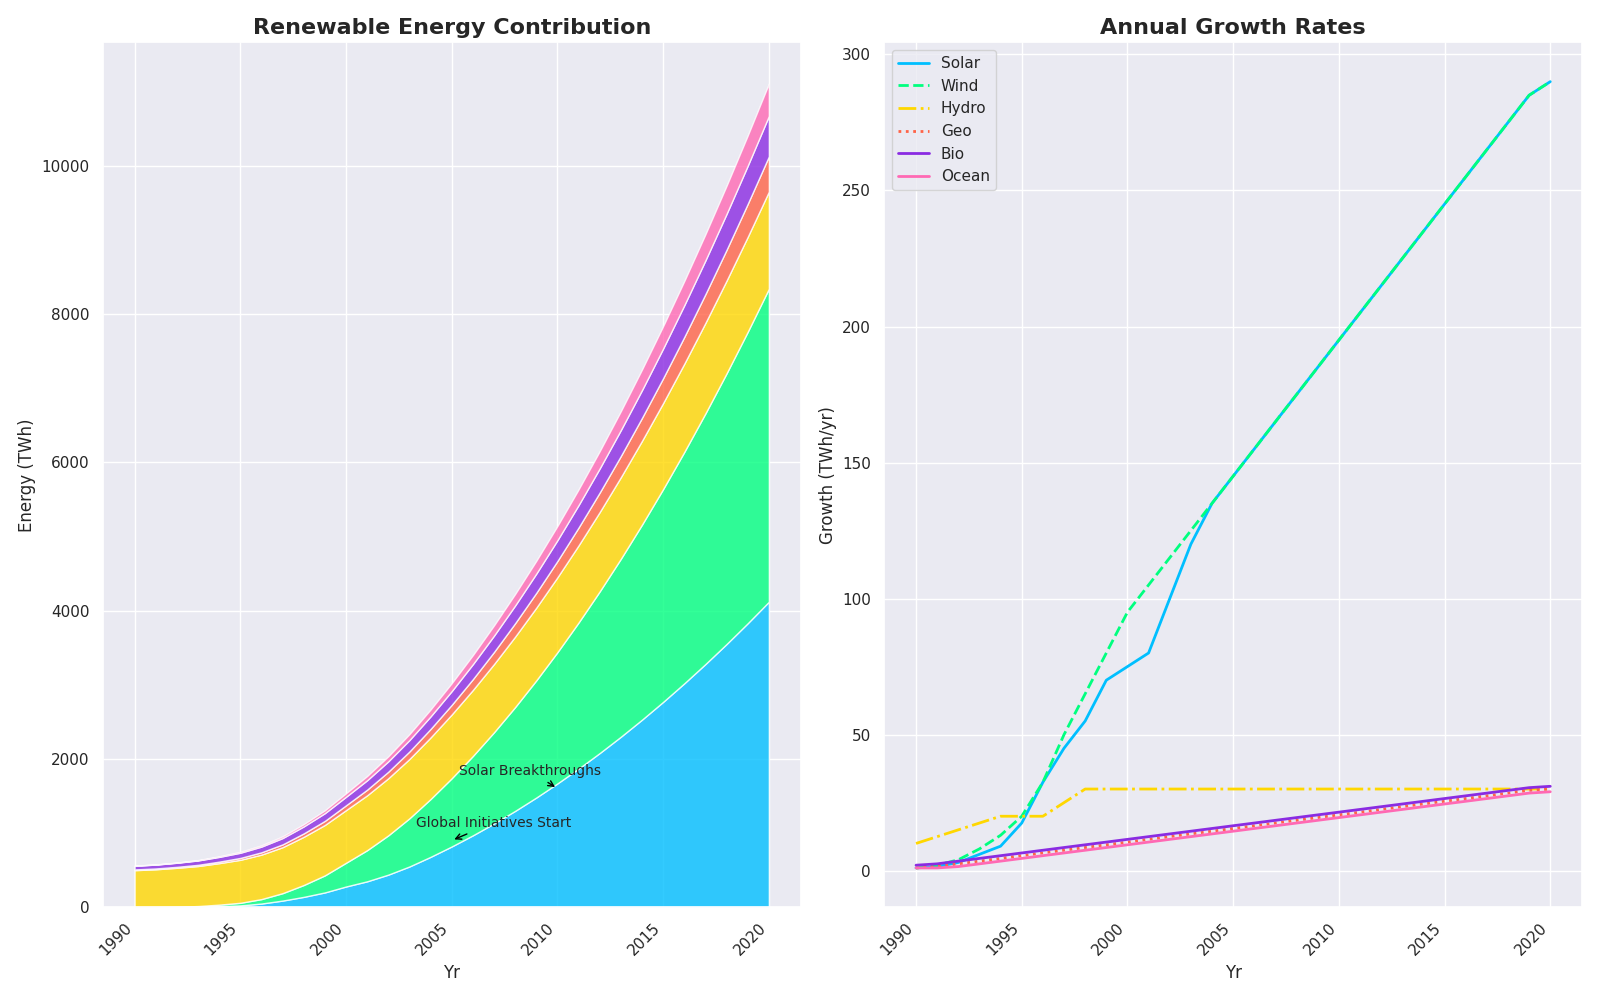

Write the Python code that produced this figure.
import matplotlib.pyplot as plt
import numpy as np
from matplotlib.gridspec import GridSpec

years = np.arange(1990, 2021)

solar_energy = np.array([0, 1, 3, 7, 15, 25, 50, 90, 140, 200, 280, 350, 440, 550, 680, 820, 970, 1130, 1300, 1480, 1670, 1870, 2080, 2300, 2530, 2770, 3020, 3280, 3550, 3830, 4120])
wind_energy = np.array([0, 1, 4, 9, 20, 35, 60, 100, 160, 230, 320, 420, 530, 650, 780, 920, 1070, 1230, 1400, 1580, 1770, 1970, 2180, 2400, 2630, 2870, 3120, 3380, 3650, 3930, 4220])
hydroelectric_energy = np.array([500, 510, 525, 540, 560, 580, 600, 620, 650, 680, 710, 740, 770, 800, 830, 860, 890, 920, 950, 980, 1010, 1040, 1070, 1100, 1130, 1160, 1190, 1220, 1250, 1280, 1310])
geothermal_energy = np.array([10, 11, 13, 16, 20, 25, 31, 38, 46, 55, 65, 76, 88, 101, 115, 130, 146, 163, 181, 200, 220, 241, 263, 286, 310, 335, 361, 388, 416, 445, 475])
biomass_energy = np.array([50, 52, 55, 59, 64, 70, 77, 85, 94, 104, 115, 127, 140, 154, 169, 185, 202, 220, 239, 259, 280, 302, 325, 349, 374, 400, 427, 455, 484, 514, 545])
ocean_energy = np.array([1, 2, 3, 5, 8, 12, 17, 23, 30, 38, 47, 57, 68, 80, 93, 107, 122, 138, 155, 173, 192, 212, 233, 255, 278, 302, 327, 353, 380, 408, 437])

growth_rate_solar = np.gradient(solar_energy)
growth_rate_wind = np.gradient(wind_energy)
growth_rate_hydroelectric = np.gradient(hydroelectric_energy)
growth_rate_geothermal = np.gradient(geothermal_energy)
growth_rate_biomass = np.gradient(biomass_energy)
growth_rate_ocean = np.gradient(ocean_energy)

fig = plt.figure(figsize=(16, 10))
gs = GridSpec(1, 2, figure=fig)

ax1 = fig.add_subplot(gs[0, 0])
ax1.stackplot(years, solar_energy, wind_energy, hydroelectric_energy, geothermal_energy, biomass_energy, ocean_energy,
              colors=['#00BFFF', '#00FF7F', '#FFD700', '#FF6347', '#8A2BE2', '#FF69B4'], alpha=0.8)

ax1.set_title('Renewable Energy Contribution', fontsize=16, fontweight='bold')
ax1.set_xlabel('Yr', fontsize=12)
ax1.set_ylabel('Energy (TWh)', fontsize=12)
ax1.set_xticks(np.arange(1990, 2021, 5))
ax1.set_xticklabels(np.arange(1990, 2021, 5), rotation=45, ha='right')

ax1.annotate('Global Initiatives Start', (2005, 900), 
             textcoords="offset points", xytext=(30, 10), ha='center', fontsize=10,
             arrowprops=dict(arrowstyle='->', color='black'))
ax1.annotate('Solar Breakthroughs', (2010, 1600),
             textcoords="offset points", xytext=(-20, 10), ha='center', fontsize=10,
             arrowprops=dict(arrowstyle='->', color='black'))

ax2 = fig.add_subplot(gs[0, 1])
ax2.plot(years, growth_rate_solar, color='#00BFFF', linewidth=2, linestyle='-', label='Solar')
ax2.plot(years, growth_rate_wind, color='#00FF7F', linewidth=2, linestyle='--', label='Wind')
ax2.plot(years, growth_rate_hydroelectric, color='#FFD700', linewidth=2, linestyle='-.', label='Hydro')
ax2.plot(years, growth_rate_geothermal, color='#FF6347', linewidth=2, linestyle=':', label='Geo')
ax2.plot(years, growth_rate_biomass, color='#8A2BE2', linewidth=2, linestyle='-', label='Bio')
ax2.plot(years, growth_rate_ocean, color='#FF69B4', linewidth=2, linestyle='-', label='Ocean')

ax2.set_title('Annual Growth Rates', fontsize=16, fontweight='bold')
ax2.set_xlabel('Yr', fontsize=12)
ax2.set_ylabel('Growth (TWh/yr)', fontsize=12)
ax2.set_xticks(np.arange(1990, 2021, 5))
ax2.set_xticklabels(np.arange(1990, 2021, 5), rotation=45, ha='right')
ax2.legend()

plt.tight_layout()
plt.show()
